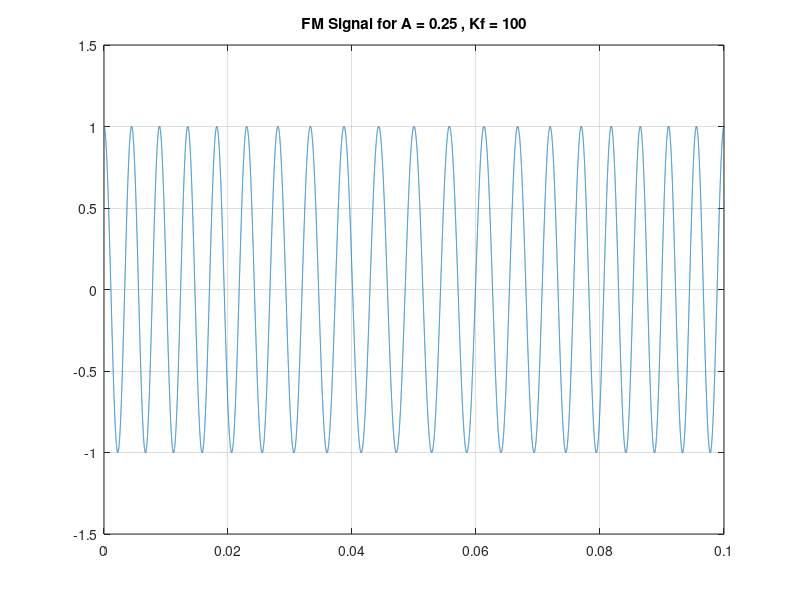
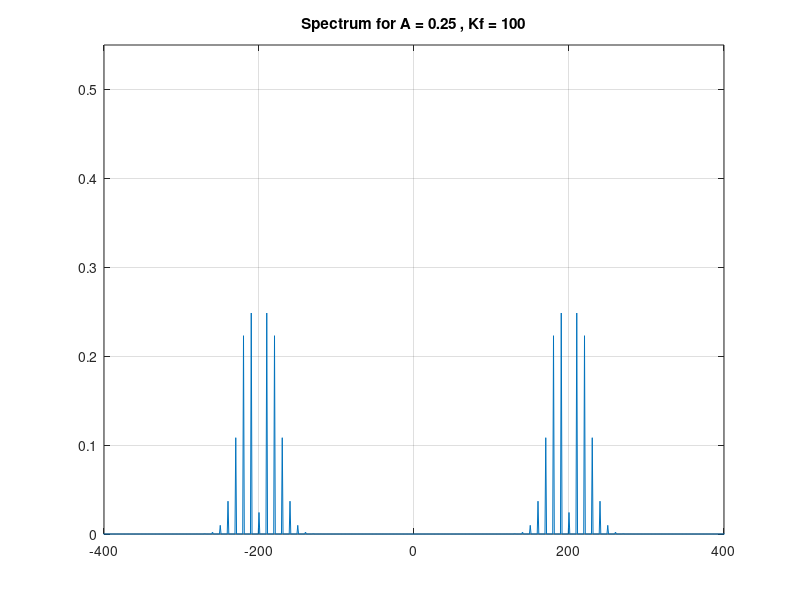
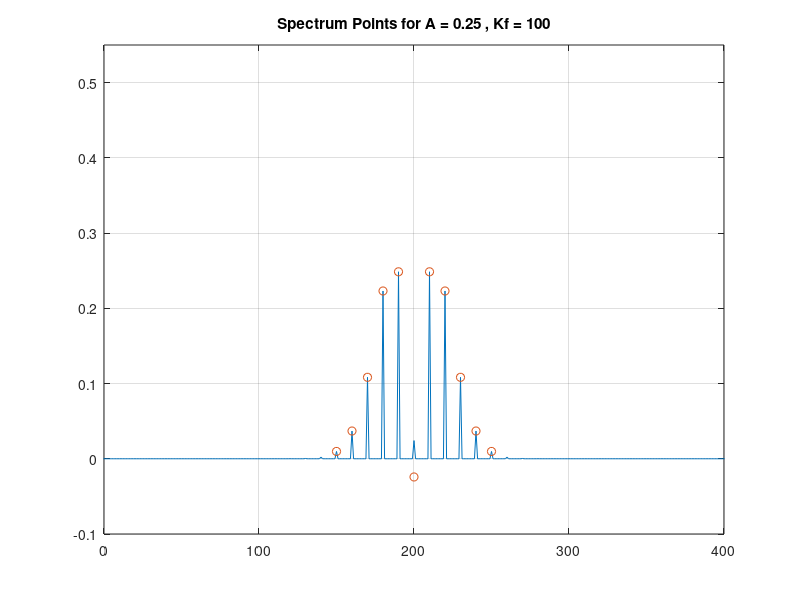

Here is the MATLAB script that generated these plots, in order:
%---------------------------%
% Mete Can GAZI - 141024020 %
%---------------------------%
clc 
clear

%PARAMETERS%
fs = 10^6;              %Sample Rate
fc = 200;               %Freq. of Carrier
fm = 10;                %Freq. of Message
Kf = 100;               %Freq. Sensivity
A  = 0.25;              %Amp. of Message

%CALCULATIONS%
BetaKf = (A*Kf)/fm; 
t = (0:fs-1)*(1/fs);
s = cos((2*pi*fc*t)+(BetaKf*sin(2*pi*fm*t)));
fftsignal = fftshift(fft(s))/fs;
f = (-fs/2:fs/2-1);

n=5;
bessel = (1/2)*besselj(0:n,BetaKf);
C_Bessel = zeros(1,(2*n+1));

holder_1 = 1;
for i=(n+1):(2*n+1)
    C_Bessel(i) = bessel(holder_1);
    holder_1 = holder_1 + 1;
end

holder_2 = n+1;
for j=1:(n)
    C_Bessel(j) = bessel(holder_2);
    holder_2 = holder_2 - 1;
end

C_Freq = (fc-n*fm):fm:(fc+n*fm);

%GRAPHS%
figure;
plot(t,s);
axis([0 0.1 -1.5 1.5]);
title('FM Signal for A = 0.25 , Kf = 100');
grid on;

figure;
plot(f,abs(fftsignal));
axis([-2*fc 2*fc 0 0.55]);
title('Spectrum for A = 0.25 , Kf = 100');
grid on;

figure;
plot(f,abs(fftsignal),C_Freq , C_Bessel, 'o');
axis([0 2*fc -0.1 0.55]);
title('Spectrum Points for A = 0.25 , Kf = 100');
grid on;